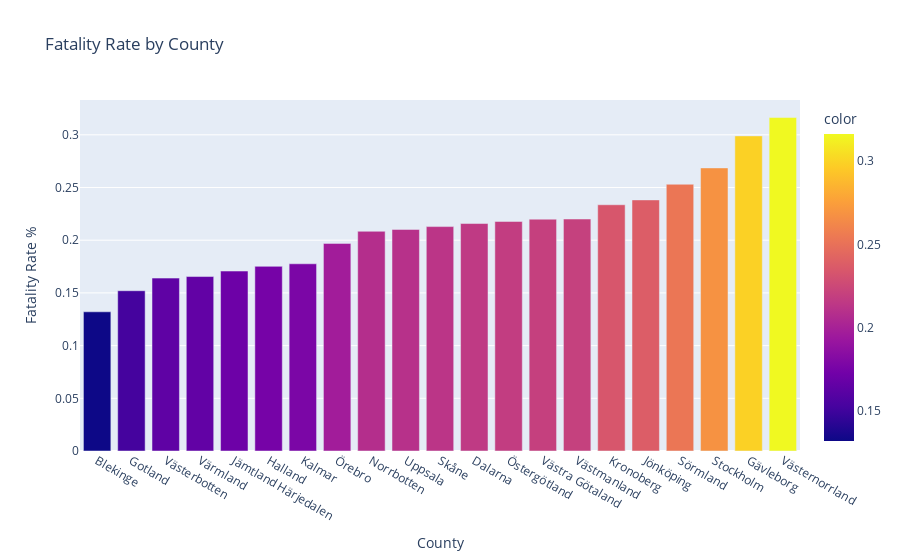

The notebook cell saved with this chart:
### Markdown cell above
If we instead look at the number of deceased and divide this with number of citizens, we can at least tell what county got strike the hardes during the pandemic considering deaths.

Below I'm using our data from 2.2 to aggregate the sum of the population in each county, and the data from above to aggregate the sum och total number of deceased by county. I calculate the death rate by dividing total deceased (county) by population (county).

### Code cell
# Data from 2.2 containing county, municipality, population a.s.o., and the data used for above graph.
population_by_county = vaccinated_municipallity_and_age.groupby('Län_namn')['Befolkning'].sum()
deceased_total_county = totals_per_region.groupby('Region')['Totalt_antal_avlidna'].sum()
death_rate_percent = (deceased_total_county.values / population_by_county.values) * 100

data={
    'County': totals_per_region['Region'],
    'Fatality Rate %': death_rate_percent
    
}
fig = px.bar(
    data,
    x='County', 
    y='Fatality Rate %',
    title='Fatality Rate by County',
    color=death_rate_percent
).update_xaxes(categoryorder='total ascending').show()
# fig.write_html("Visualizations/fatality_rate_county.html")

### Figure 1 — Plotly figure (JSON) as saved in the notebook; plotly's stock layout.template omitted (floating-point values rounded to 4 significant figures)
{"data": [{"alignmentgroup": "True", "hovertemplate": "County=%{x}<br>Fatality Rate %=%{y}<br>color=%{marker.color}<extra></extra>", "legendgroup": "", "marker": {"color": [0.1321, 0.2158, 0.1521, 0.299, 0.1752, 0.1707, 0.2382, 0.1776, 0.2336, 0.2084, 0.2129, 0.2686, 0.2531, 0.2102, 0.1655, 0.164, 0.3164, 0.2201, 0.2199, 0.197, 0.2178], "coloraxis": "coloraxis", "pattern": {"shape": ""}}, "name": "", "offsetgroup": "", "orientation": "v", "showlegend": false, "textposition": "auto", "type": "bar", "x": ["Blekinge", "Dalarna", "Gotland", "Gävleborg", "Halland", "Jämtland Härjedalen", "Jönköping", "Kalmar", "Kronoberg", "Norrbotten", "Skåne", "Stockholm", "Sörmland", "Uppsala", "Värmland", "Västerbotten", "Västernorrland", "Västmanland", "Västra Götaland", "Örebro", "Östergötland"], "xaxis": "x", "y": [0.1321, 0.2158, 0.1521, 0.299, 0.1752, 0.1707, 0.2382, 0.1776, 0.2336, 0.2084, 0.2129, 0.2686, 0.2531, 0.2102, 0.1655, 0.164, 0.3164, 0.2201, 0.2199, 0.197, 0.2178], "yaxis": "y"}], "layout": {"barmode": "relative", "coloraxis": {"colorbar": {"title": {"text": "color"}}, "colorscale": [[0, "#0d0887"], [0.1111, "#46039f"], [0.2222, "#7201a8"], [0.3333, "#9c179e"], [0.4444, "#bd3786"], [0.5556, "#d8576b"], [0.6667, "#ed7953"], [0.7778, "#fb9f3a"], [0.8889, "#fdca26"], [1, "#f0f921"]]}, "legend": {"tracegroupgap": 0}, "title": {"text": "Fatality Rate by County"}, "xaxis": {"anchor": "y", "categoryorder": "total ascending", "domain": [0, 1], "title": {"text": "County"}}, "yaxis": {"anchor": "x", "domain": [0, 1], "title": {"text": "Fatality Rate %"}}}}
